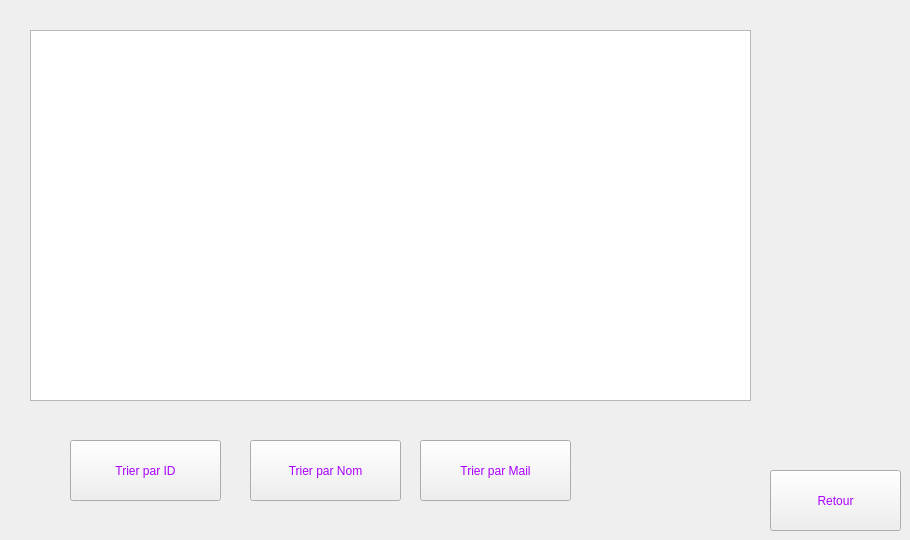
    <widget class="QWidget" name="afficher_demande">
     <widget class="QTableView" name="affichage">
      <property name="geometry">
       <rect>
        <x>30</x>
        <y>30</y>
        <width>721</width>
        <height>371</height>
       </rect>
      </property>
     </widget>
     <widget class="QPushButton" name="pb_trierIM">
      <property name="geometry">
       <rect>
        <x>70</x>
        <y>440</y>
        <width>151</width>
        <height>61</height>
       </rect>
      </property>
      <property name="styleSheet">
       <string notr="true">color: rgb(170, 0, 255);</string>
      </property>
      <property name="text">
       <string>Trier par ID</string>
      </property>
     </widget>
     <widget class="QPushButton" name="pb_r2">
      <property name="geometry">
       <rect>
        <x>770</x>
        <y>470</y>
        <width>131</width>
        <height>61</height>
       </rect>
      </property>
      <property name="styleSheet">
       <string notr="true">color: rgb(170, 0, 255);</string>
      </property>
      <property name="text">
       <string>Retour</string>
      </property>
     </widget>
     <widget class="QPushButton" name="pb_trierIM_2">
      <property name="geometry">
       <rect>
        <x>250</x>
        <y>440</y>
        <width>151</width>
        <height>61</height>
       </rect>
      </property>
      <property name="styleSheet">
       <string notr="true">color: rgb(170, 0, 255);</string>
      </property>
      <property name="text">
       <string>Trier par Nom</string>
      </property>
     </widget>
     <widget class="QPushButton" name="pb_trierIM_3">
      <property name="geometry">
       <rect>
        <x>420</x>
        <y>440</y>
        <width>151</width>
        <height>61</height>
       </rect>
      </property>
      <property name="styleSheet">
       <string notr="true">color: rgb(170, 0, 255);</string>
      </property>
      <property name="text">
       <string>Trier par Mail</string>
      </property>
     </widget>
    </widget>
